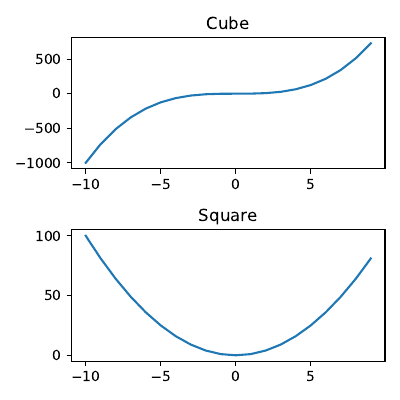

Reproduce this figure in Python.
import matplotlib.pyplot as plt 
import numpy as np 

x = np.linspace(-10,9,20)

y = x**3
z = x**2

""" 
figure = plt.figure()

axes_cube = figure.add_axes([0.1,0.1,0.8,0.8])
axes_cube.plot(x,y,'b')
axes_cube.set_xlabel('X Axis')
axes_cube.set_ylabel('Y Axis')
axes_cube.set_title('Cube')

axes_square = figure.add_axes([0.15,0.6,0.25,0.25])
axes_square.plot(x,z,'r')
axes_square.set_xlabel('X Axis')
axes_square.set_ylabel('Y Axis')
axes_square.set_title('Cube')

 """
""" 
figure = plt.figure()

axes = figure.add_axes([0,0,1,1])
axes.plot(x,z,label = 'Square')
axes.plot(x,y,label='Cube')
axes.legend(loc=4)
 """

fig,axes = plt.subplots(nrows =2,ncols=1,figsize=(4,4))

axes[0].plot(x,y)
axes[0].set_title("Cube")
axes[1].plot(x,z)
axes[1].set_title("Square")


plt.tight_layout()
fig.savefig('figure.png')
fig.savefig('figure.pdf')
plt.show()